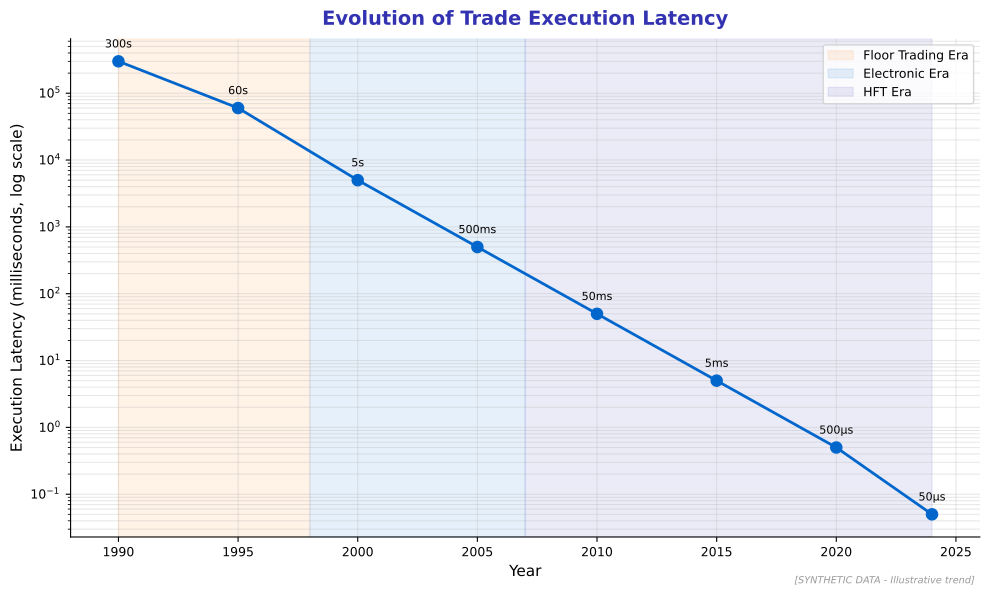

Recreate this plot in Python.
"""
Trading Latency Evolution
Shows dramatic decrease in trade execution time over decades

Output: trading_latency.pdf
Module: module_04_traditional
Lesson: 40 - Electronic Trading
"""

from pathlib import Path
import matplotlib.pyplot as plt
import numpy as np

plt.rcParams.update({
    'font.size': 10,
    'axes.labelsize': 10,
    'axes.titlesize': 11,
    'xtick.labelsize': 9,
    'ytick.labelsize': 9,
    'legend.fontsize': 9,
    'figure.figsize': (10, 6),
    'figure.dpi': 150
})

MLPURPLE = '#3333B2'
MLBLUE = '#0066CC'
MLORANGE = '#FF7F0E'

def create_chart():
    fig, ax = plt.subplots(figsize=(10, 6))

    years = [1990, 1995, 2000, 2005, 2010, 2015, 2020, 2024]
    latency_ms = [300000, 60000, 5000, 500, 50, 5, 0.5, 0.05]  # milliseconds

    ax.semilogy(years, latency_ms, 'o-', color=MLBLUE, linewidth=2, markersize=8)

    # Add era labels
    ax.axvspan(1990, 1998, alpha=0.1, color=MLORANGE, label='Floor Trading Era')
    ax.axvspan(1998, 2007, alpha=0.1, color=MLBLUE, label='Electronic Era')
    ax.axvspan(2007, 2024, alpha=0.1, color=MLPURPLE, label='HFT Era')

    # Add specific latency labels
    for year, lat in zip(years, latency_ms):
        if lat >= 1000:
            label = f'{lat/1000:.0f}s'
        elif lat >= 1:
            label = f'{lat:.0f}ms'
        else:
            label = f'{lat*1000:.0f}μs'
        ax.annotate(label, (year, lat), textcoords="offset points",
                    xytext=(0, 10), ha='center', fontsize=8)

    ax.set_xlabel('Year', fontsize=11)
    ax.set_ylabel('Execution Latency (milliseconds, log scale)', fontsize=11)
    ax.set_title('Evolution of Trade Execution Latency', fontsize=14,
                 fontweight='bold', color=MLPURPLE, pad=10)

    ax.set_xlim(1988, 2026)
    ax.grid(True, alpha=0.3, which='both')
    ax.legend(loc='upper right')

    # Remove top and right spines
    ax.spines['top'].set_visible(False)
    ax.spines['right'].set_visible(False)

    fig.text(0.98, 0.02, '[SYNTHETIC DATA - Illustrative trend]',
             fontsize=7, color='#999999', ha='right', style='italic')

    plt.tight_layout()

    output_path = Path(__file__).parent / 'trading_latency.pdf'
    plt.savefig(output_path, format='pdf', dpi=300, bbox_inches='tight')
    plt.close()
    print(f"Chart saved to: {output_path}")
    return output_path

if __name__ == '__main__':
    create_chart()
